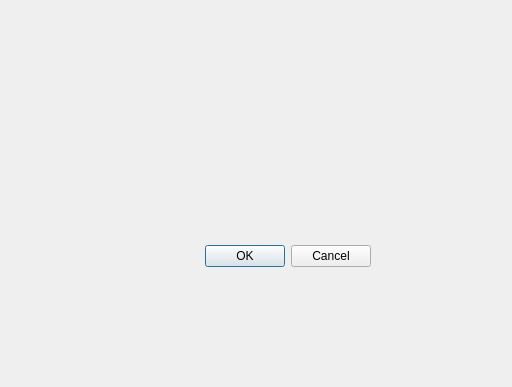
<?xml version="1.0" encoding="UTF-8"?>
<ui version="4.0">
 <class>Dialog</class>
 <widget class="QDialog" name="Dialog">
  <property name="geometry">
   <rect>
    <x>0</x>
    <y>0</y>
    <width>512</width>
    <height>387</height>
   </rect>
  </property>
  <property name="windowTitle">
   <string>Dialog</string>
  </property>
  <widget class="QDialogButtonBox" name="buttonBox">
   <property name="geometry">
    <rect>
     <x>30</x>
     <y>240</y>
     <width>341</width>
     <height>32</height>
    </rect>
   </property>
   <property name="orientation">
    <enum>Qt::Horizontal</enum>
   </property>
   <property name="standardButtons">
    <set>QDialogButtonBox::Cancel|QDialogButtonBox::Ok</set>
   </property>
  </widget>
 </widget>
 <resources/>
 <connections>
  <connection>
   <sender>buttonBox</sender>
   <signal>accepted()</signal>
   <receiver>Dialog</receiver>
   <slot>accept()</slot>
   <hints>
    <hint type="sourcelabel">
     <x>248</x>
     <y>254</y>
    </hint>
    <hint type="destinationlabel">
     <x>157</x>
     <y>274</y>
    </hint>
   </hints>
  </connection>
  <connection>
   <sender>buttonBox</sender>
   <signal>rejected()</signal>
   <receiver>Dialog</receiver>
   <slot>reject()</slot>
   <hints>
    <hint type="sourcelabel">
     <x>316</x>
     <y>260</y>
    </hint>
    <hint type="destinationlabel">
     <x>286</x>
     <y>274</y>
    </hint>
   </hints>
  </connection>
 </connections>
</ui>
